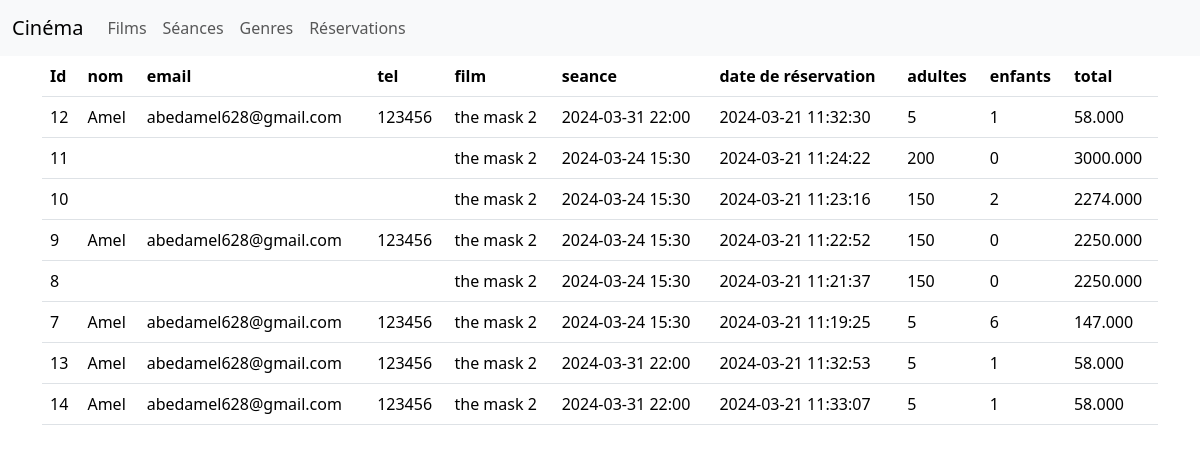
Screenshot of /index.php?controller=Reservation with the database file from the repository.
### tables this page shows
CREATE TABLE IF NOT EXISTS `reservation` (
  `id` int NOT NULL AUTO_INCREMENT,
  `nom` varchar(50) NOT NULL,
  `email` varchar(100) NOT NULL,
  `tel` varchar(50) NOT NULL,
  `datereservation` timestamp NOT NULL DEFAULT CURRENT_TIMESTAMP,
  `id_seance` int NOT NULL,
  `nbad` int NOT NULL,
  `nbenf` int NOT NULL,
  `total` decimal(10,3) NOT NULL,
  PRIMARY KEY (`id`)
);

CREATE TABLE IF NOT EXISTS `film` (
  `id` int NOT NULL AUTO_INCREMENT,
  `id_genre` int NOT NULL,
  `titre` varchar(100) NOT NULL,
  `duree` varchar(10) NOT NULL,
  `affiche` varchar(100) NOT NULL,
  `producteur` varchar(100) NOT NULL,
  `description` varchar(250) NOT NULL,
  PRIMARY KEY (`id`)
);

CREATE TABLE IF NOT EXISTS `seance` (
  `id` int NOT NULL AUTO_INCREMENT,
  `id_film` int NOT NULL,
  `date` date NOT NULL,
  `heure` varchar(5)  NOT NULL,
  `prix` decimal(10,3) NOT NULL,
  `salle` int NOT NULL,
  `nbplace` int NOT NULL,
  `vendu` int NOT NULL,
  PRIMARY KEY (`id`)
);

### Controller/ReservationController.php (called while the page is built)
<?php
require_once __DIR__.'/../Model/Reservation.php';
class ReservationController{
    public static function index(){
        $reservations = Reservation::all();
        require_once __DIR__.'/../View/reservation/index.php';
    }
}

### index.php (called while the page is built, shortened)
<?php
require_once __DIR__.'/Controller/FilmController.php';
if(!isset($_GET['action'])){
    $action='index';
}else{
    $action=strtolower(trim($_GET['action']));
}
if(!isset($_GET['controller'])){
    $controller='HomeController';
}else{
    $controller=ucfirst(strtolower(trim($_GET['controller']))).'Controller';
}
$controller::$action();
?>

### Model/Reservation.php (called while the page is built, shortened)
<?php
require_once __DIR__.'/./DataBase.php';
class Reservation{
    private $id;
    private $nom;
    private $email;
    private $tel;
    private $nbad;
    private $nbenf;
    private $total;
    private $datereservation;
    private $titre;
    private $date;
    private $heure;
    public function getId()
    {
        return $this->id;
    }
    public function getNom()
    {
        return $this->nom;
    }
    public function getEmail()
    {
        return $this->email;
    }
    public function getTel()
    {
        return $this->tel;
    }
    public function getNbad()
    {
        return $this->nbad;
    }
    public function getNbenf()
    {
        return $this->nbenf;
    }
    public function getTotal()
    {
        return $this->total;
    }
    public function getDatereservation()
    {
        return $this->datereservation;
    }
    public static function all(){
        $rq="select reservation.*,seance.date,seance.heure,film.titre from reservation
        inner join seance on seance.id=reservation.id_seance
        inner join film on film.id=seance.id_film";
        return DataBase::Query($rq,'Reservation');
    }
    public function getTitre()
    {
        return $this->titre;
    }
    public function getDate()
    {
        return $this->date;
    }
    public function getHeure()
    {
        return $this->heure;
    }
}

### Model/DataBase.php (called while the page is built, shortened)
<?php
class DataBase{
	private static $conx;
	private static function init(){
		self::$conx=new PDO('mysql:host=localhost;dbname=cinema','root','');
		return self::$conx;
	}
	public static function getConx(){
		return self::$conx;
	}
	public static function Query($rq,$className,$tab=[]){
		$stm= self::getConx()->prepare($rq);
		$r=$stm->execute($tab);
		$stm->setFetchMode(PDO::FETCH_CLASS,$className);
		$res = $stm->fetchAll();
		return $res;
	}
}
?>

### View/reservation/index.php (the view, shortened to what this page needs)
<?php include __DIR__.'/../header.php';?>
    <div class="container">
    <table class="table">
        <tr>
            <th>Id</th>
            <th>nom</th>
            <th>email</th>
            <th>tel</th>
            <th>film</th>
            <th>seance</th>
            <th>date de réservation</th>
            <th>adultes</th>
            <th>enfants</th>
            <th>total</th>
        </tr>
        <?php foreach($reservations as $r){ ?>
            <tr>
                <td><?=$r->getId()?></td>
                <td><?=$r->getNom()?></td>
                <td><?=$r->getEmail()?></td>
                <td><?=$r->getTel()?></td>
               <td><?=$r->getTitre()?></td>
               <td><?=$r->getDate()?> <?=$r->getHeure()?></td>
                <td><?=$r->getDatereservation()?></td>
                <td><?=$r->getNbad()?></td>
                <td><?=$r->getNbenf()?></td>
                <td><?=$r->getTotal()?></td>
            </tr>
        <?php } ?>
    </table>
    </div>
</body>
</html>

### rows the page displays
reservation: id "12", nom "Amel", email "abedamel628@gmail.com", tel "123456", film.titre "the mask 2", id_seance.date "2024-03-31", id_seance.heure "22:00", datereservation "2024-03-21 11:32:30", nbad "5", nbenf "1", total "58.000"
reservation: id "11", film.titre "the mask 2", id_seance.date "2024-03-24", id_seance.heure "15:30", datereservation "2024-03-21 11:24:22", nbad "200", nbenf "0", total "3000.000"
reservation: id "10", film.titre "the mask 2", id_seance.date "2024-03-24", id_seance.heure "15:30", datereservation "2024-03-21 11:23:16", nbad "150", nbenf "2", total "2274.000"
reservation: id "9", nom "Amel", email "abedamel628@gmail.com", tel "123456", film.titre "the mask 2", id_seance.date "2024-03-24", id_seance.heure "15:30", datereservation "2024-03-21 11:22:52", nbad "150", nbenf "0", total "2250.000"
reservation: id "8", film.titre "the mask 2", id_seance.date "2024-03-24", id_seance.heure "15:30", datereservation "2024-03-21 11:21:37", nbad "150", nbenf "0", total "2250.000"
reservation: id "7", nom "Amel", email "abedamel628@gmail.com", tel "123456", film.titre "the mask 2", id_seance.date "2024-03-24", id_seance.heure "15:30", datereservation "2024-03-21 11:19:25", nbad "5", nbenf "6", total "147.000"
reservation: id "13", nom "Amel", email "abedamel628@gmail.com", tel "123456", film.titre "the mask 2", id_seance.date "2024-03-31", id_seance.heure "22:00", datereservation "2024-03-21 11:32:53", nbad "5", nbenf "1", total "58.000"
reservation: id "14", nom "Amel", email "abedamel628@gmail.com", tel "123456", film.titre "the mask 2", id_seance.date "2024-03-31", id_seance.heure "22:00", datereservation "2024-03-21 11:33:07", nbad "5", nbenf "1", total "58.000"
